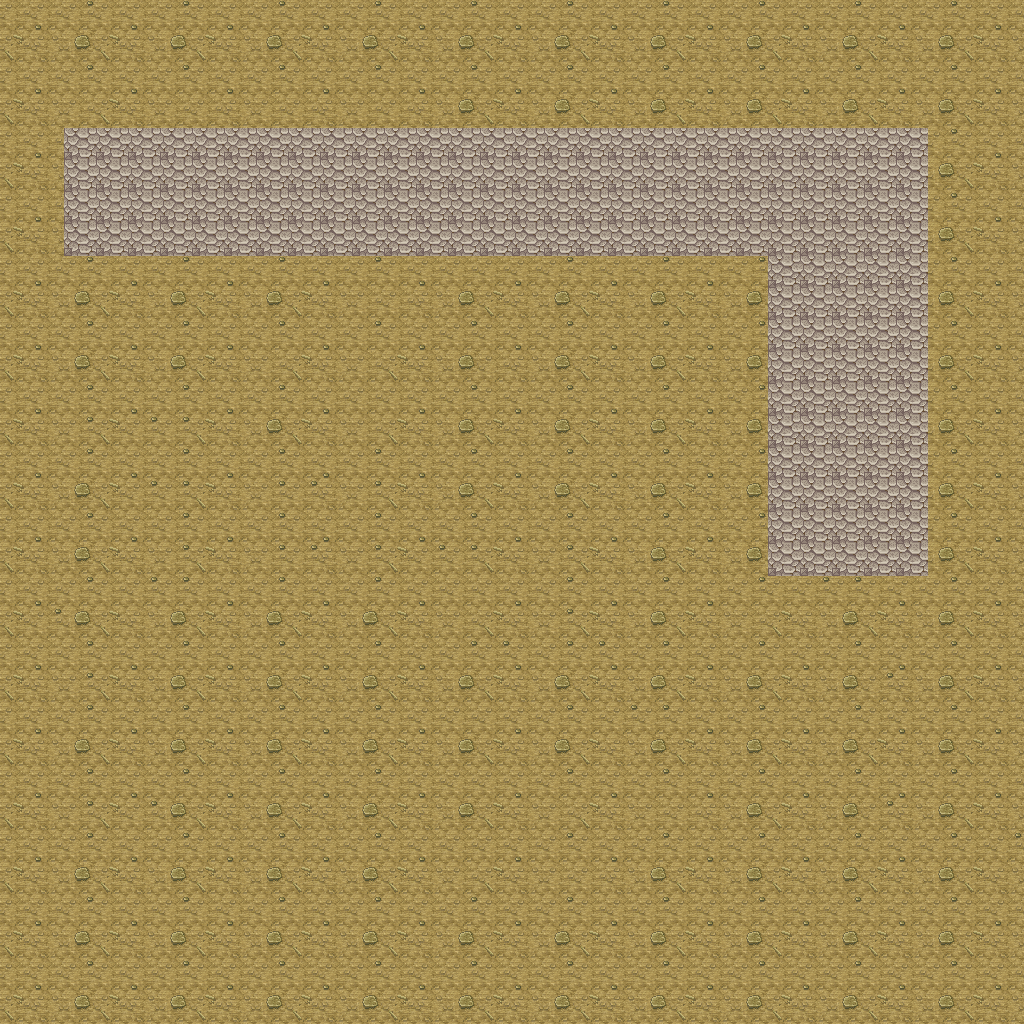

Below is a game level as drawn by its tile map, then a one-line description and the .tmx that defines it (tile-layer data replaced by summaries):
An orthogonal 32x32 tile map with 32x32 px tiles, 2 tile layers (Capa de Patrones 1, Capa de patrones 2).

<map version="1.0" tiledversion="2018.03.21" orientation="orthogonal" renderorder="right-down" width="32" height="32" tilewidth="32" tileheight="32" infinite="0" nextobjectid="10">
 <tileset firstgid="1" source="patron.tsx.tsx" />
 <layer name="Capa de Patrones 1" width="32" height="32">
  <data>[1024 cells, 1024 non-empty, 7 distinct tile ids]</data>
 </layer>
 <layer name="Capa de patrones 2" width="32" height="32">
  <data>[1024 cells, 0 non-empty, 0 distinct tile ids]</data>
 </layer>
</map>
